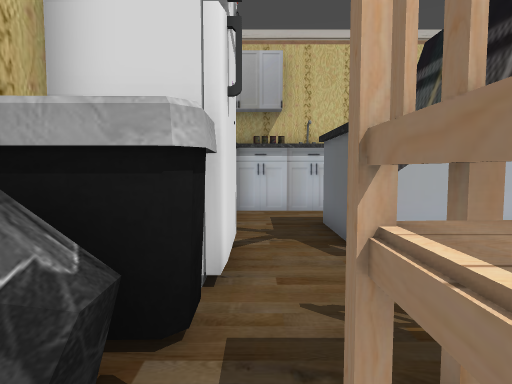
[1] (above)

23 first-person views from a walk through a level from a Godot 3-D game. The camera is 1.4 m above the floor, tilts 4° down and sees 75° across. Doors that lead somewhere are drawn open, without their leaves. The floor is counted in squares, 1 m on a side. Each view is taken from the middle of a square. On the plan, view 1 faces up. The plan holds only what a view shows up to about 15 squares ahead; the rest is blank.

[2]
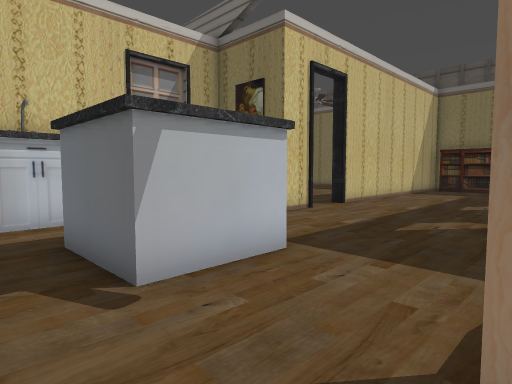

[3]
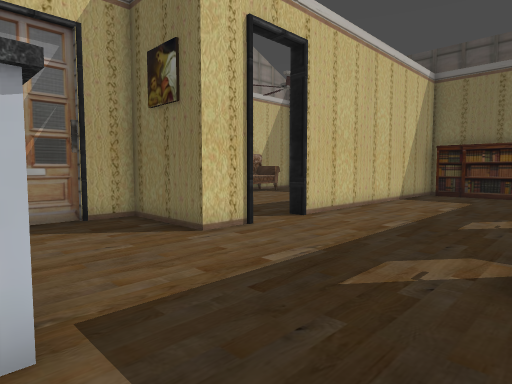

[4]
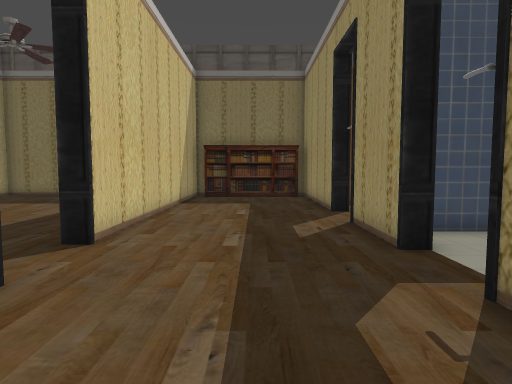

[5]
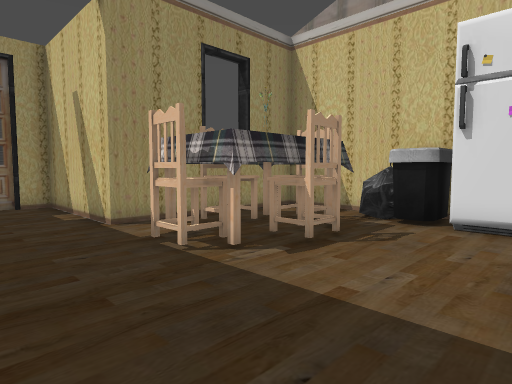

[6]
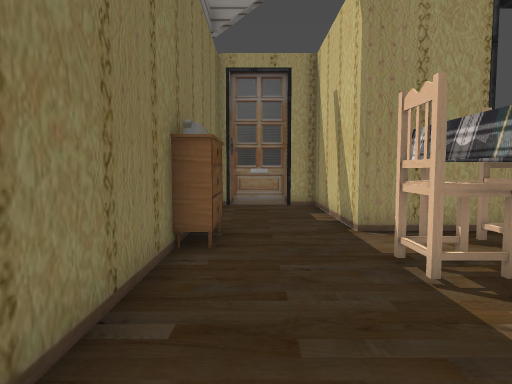

[7]
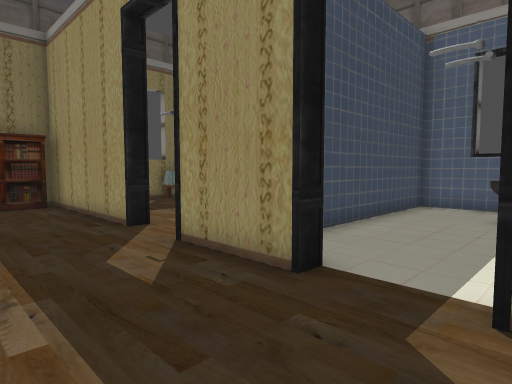

[8]
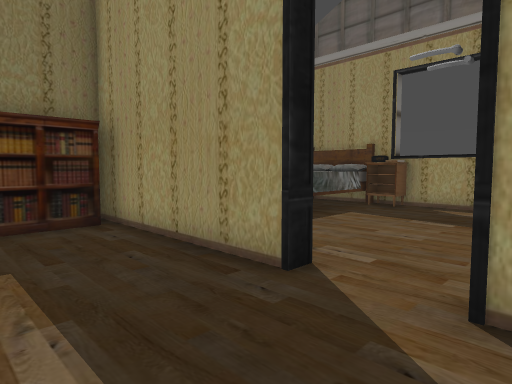

[9]
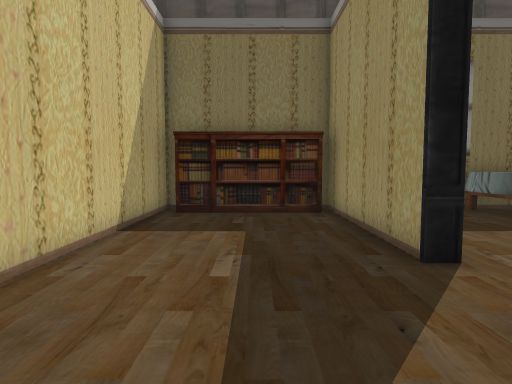

[10]
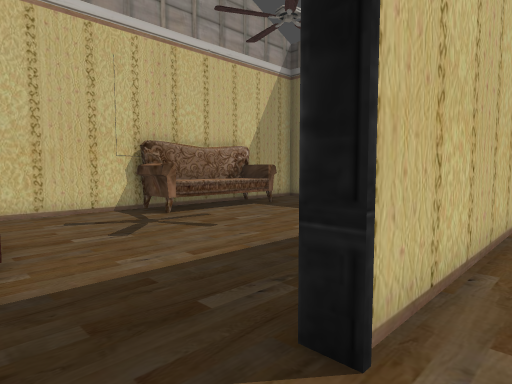

[11]
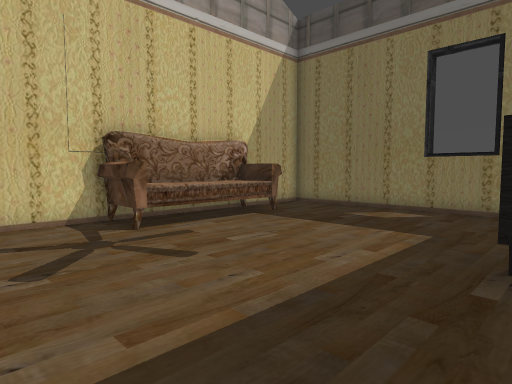

[12]
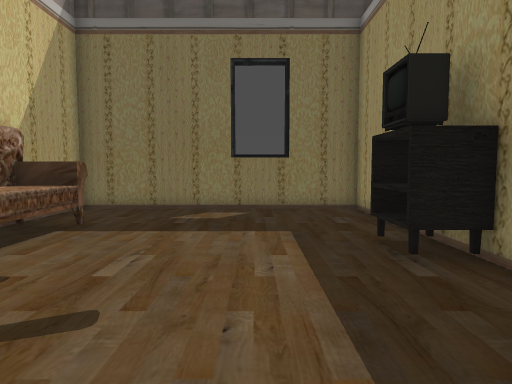

[13]
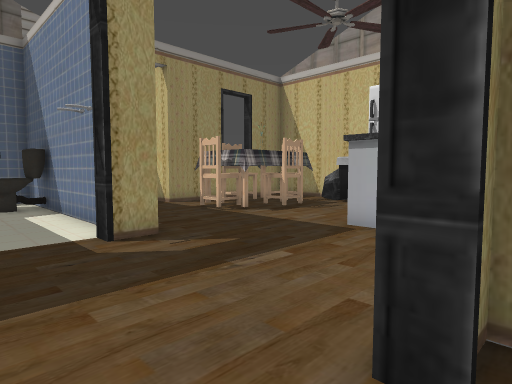

[14]
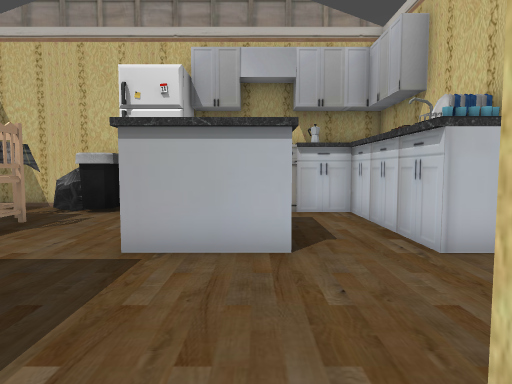

[15]
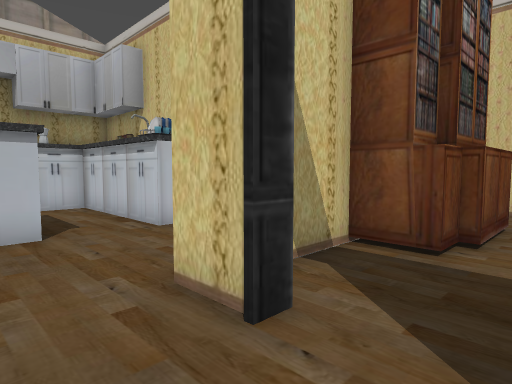

[16]
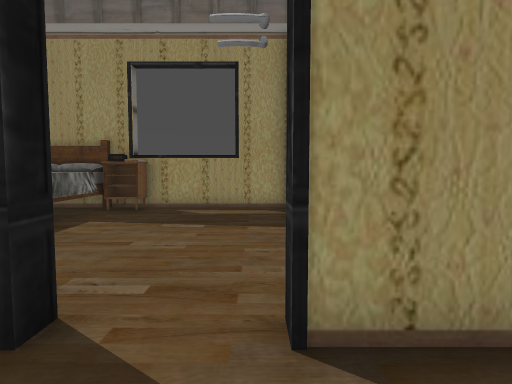

[17]
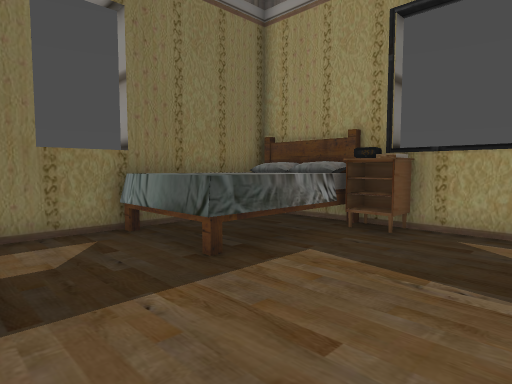

[18]
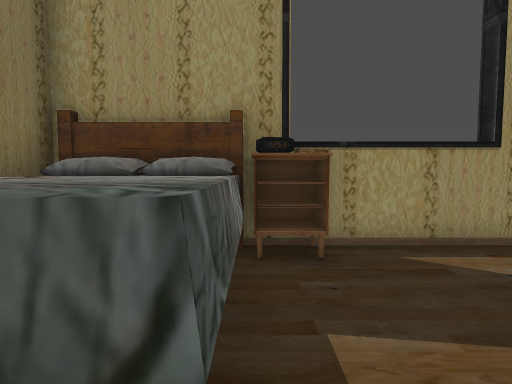

[19]
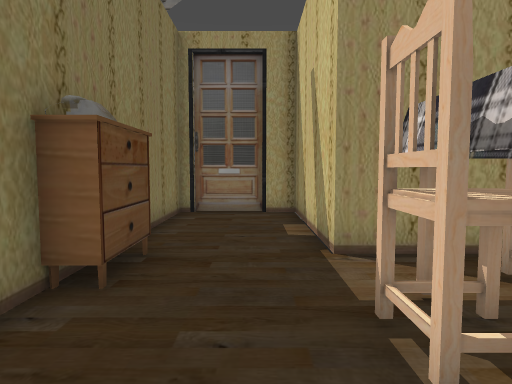

[20]
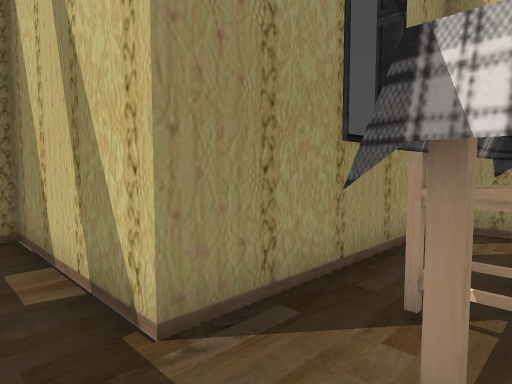

[21]
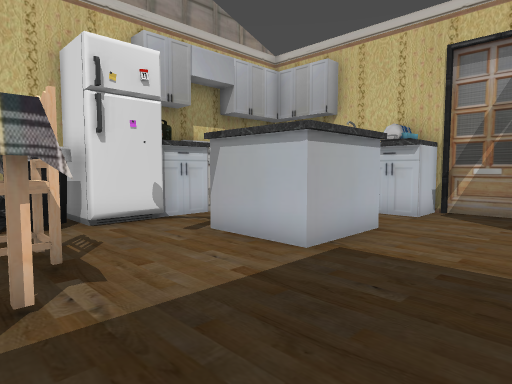

[22]
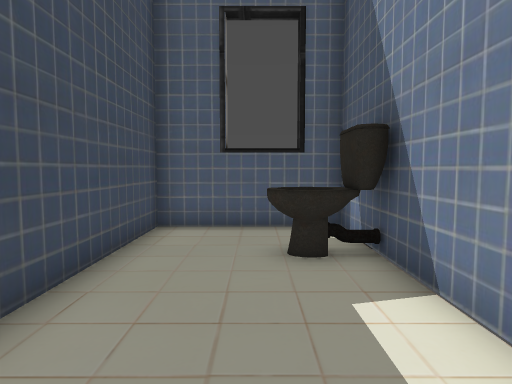

[23]
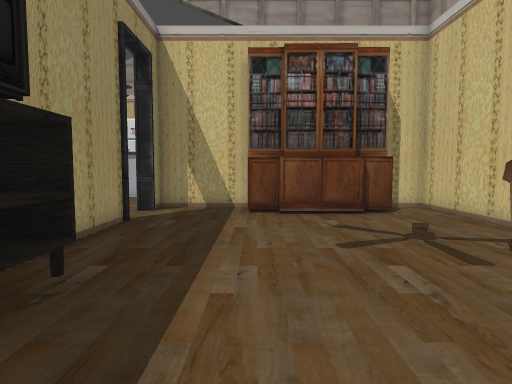

### Floor plan
Key: @ floor where view 1 was taken; # wall or solid block; . main floor; : floor 0.25 m higher than the main floor; D open door; ^ raised ledge; F fridge; B bin; A bag; W wardrobe; T toilet; C clock; L table; O other object.
Columns run from 3 left of view 1 to 24 right of it. Each row starts with its distance up from view 1.
 19             ################
 18             #.....#^^^^^...#
 17             ##.............#
 16              #.............#
 15              #.............#
 14              #.............#
 13        #######.............#
 12        #....#..............#
 11   ######....#..............#
 10   #.........#.......LL.....#
  9   #.........#DDD############
  8   #..###..................#
  7   #..###..................#
  6  F#..###..................#
  5  F........................#
  4  FF.......................##
  3  BB.........#DD###DDD#######
  2  AA.####....#....#.....W:WW#
  1  A..#####...#....#.........#
  0 #..@#####...#....#.........#
 -1 #...####... #....#......^^^#
 -2 #..........##....#.....^^^^#
 -3 ########....#TT..#.....^^^ #
 -4        #....#T...#.....^^^^#
 -5        #....#....#....OC^^^#
 -6        #....##########O#####
 -7        #....#
 -8        ######

Where each view was taken, in squares from view 1:
view 1: 0 up, 0 right, facing up
view 2: 2 up, 0 right, facing up-right
view 3: 3 up, 4 right, facing up-right
view 4: 6 up, 6 right, facing right
view 5: 6 up, 8 right, facing down-left
view 6: 5 up, 7 right, facing down
view 7: 7 up, 9 right, facing down-right
view 8: 7 up, 14 right, facing down-right
view 9: 6 up, 12 right, facing right
view 10: 8 up, 10 right, facing up-right
view 11: 10 up, 12 right, facing up-right
view 12: 13 up, 12 right, facing right
view 13: 10 up, 12 right, facing down-left
view 14: 8 up, 10 right, facing left
view 15: 7 up, 12 right, facing up-left
view 16: 6 up, 15 right, facing down
view 17: 2 up, 16 right, facing down-right
view 18: 0 up, 20 right, facing down
view 19: 3 up, 6 right, facing down
view 20: 0 up, 6 right, facing down-left
view 21: 1 up, 8 right, facing up-left
view 22: 2 up, 11 right, facing down
view 23: 13 up, 21 right, facing left
